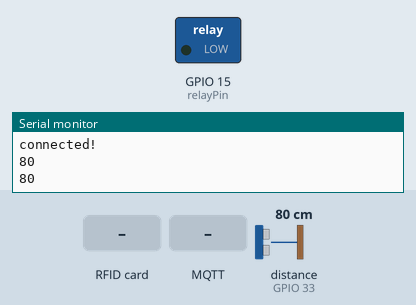
This sketch was run on a simulated ESP32. On the bench: switched loads named in the sketch (green lamp = pin HIGH), the last lines printed to the serial monitor. Inputs (shaded band) come from the test bench; at power-on: distance to the obstacle (sensor on GPIO 33) 80 cm. The echo pulse lasts 58.3 µs per cm; WiFi joins after 1.5 s; servers stay silent unless stated; no MQTT or app messages arrive unless stated.

Above: at 3.3 s.
3.4 s: RFID card 71 17 01 80 held to the reader
5.1 s: MQTT message "Access Granted" arrives on the first subscribed topic
8.1 s: RFID card 0A 19 86 19 held to the reader
9.7 s: MQTT message "1" arrives on the first subscribed topic
At 12.3 s:
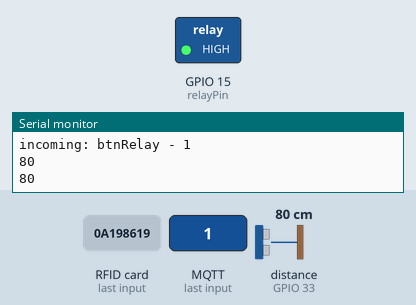
12.7 s: MQTT message "0" arrives on the first subscribed topic
At 13.3 s:
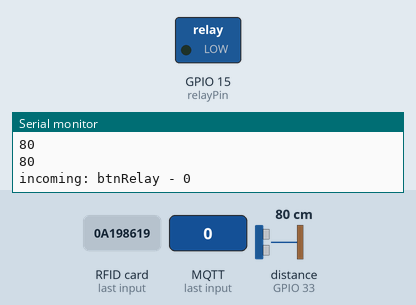
14.3 s: RFID card 5E 7A 19 C4 held to the reader
Timing chart, 0 to 16.9 s (numbered marks = the images above; inputs shaded):
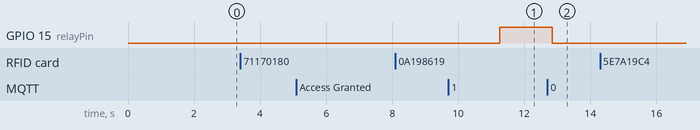

Measured:
- after the input at 9.7 s, GPIO 15 (relayPin): LOW → HIGH after 1.6 s
- after the input at 12.7 s, GPIO 15 (relayPin): HIGH → LOW after 0.15 s

The sketch:

Tugas_Akhir.ino
```cpp
#include <WiFi.h>
#include <MQTT.h>
#include <SPI.h>
#include <MFRC522.h>
#include <HCSR04.h>

#if !defined(CONFIG_BT_ENABLED) || !defined(CONFIG_BLUEDROID_ENABLED)
#error Bluetooth is not enabled! Please run `make menuconfig` to and enable it
#endif

UltraSonicDistanceSensor distanceSensor(32, 33); //initialisation class HCSR04 (trig pin , echo pin)

//Timer set
unsigned long previousMillis = 0;    // Stores last time temperature was published
const long interval = 5000;

const char ssid[] = "BERSINAR";
const char pass[] = "tanyajeki";

const int RST_PIN = 22;
const int SS_PIN = 21;
const int relayPin = 15;

String pesan = "Access Denied";
String kartu = "";

unsigned long now = millis();
unsigned long lastTrigger = 0;
boolean startTimer = false;

int oldDistance;
int newDistance;

int stateMotion = LOW;             // default tidak ada gerakan
int valMotion = 0;

MFRC522 mfrc522(SS_PIN, RST_PIN); // Create MFRC522 instance

WiFiClient net;
MQTTClient client;

void connect() {
  Serial.print("checking wifi...");
  while (WiFi.status() != WL_CONNECTED) {
    Serial.print(".");
    delay(1000);
  }

  Serial.print("\nconnecting...");
  while (!client.connect("Jolevin", "Jolevin01", "71170180")) { //client_id, username, password
    Serial.print(".");
    delay(1000);
  }

  Serial.println("\nconnected!");
}

void messageReceived(String &topic, String &payload) {
  Serial.println("incoming: " + topic + " - " + payload);
  if (kartu == "Access Granted") {
    if (topic == "btnRelay" && payload == "1") {
      client.publish("relay", "Terbuka");
      digitalWrite(relayPin, HIGH);
    }else if (topic == "sensor" && payload == "Jarak Benar") {
      client.publish("relay", "Terbuka");
      digitalWrite(relayPin, HIGH);
      delay(3000);
    } else {
      client.publish("relay", "Tertutup");
      digitalWrite(relayPin, LOW);
    }
  }
}

void setup() {
  Serial.begin(115200); // Initialize serial communications with the PC
  WiFi.begin(ssid, pass);

  pinMode(relayPin, OUTPUT);
  digitalWrite(relayPin, LOW);

  oldDistance = distanceSensor.measureDistanceCm();

  while (!Serial); // Do nothing if no serial port is opened (added for Arduinos based on ATMEGA32U4)
  SPI.begin(); // Init SPI bus
  mfrc522.PCD_Init(); // Init MFRC522
  mfrc522.PCD_DumpVersionToSerial(); // Show details of PCD - MFRC522 Card Reader details

  client.begin("broker.shiftr.io", net);
  client.onMessage(messageReceived);
  connect();
  client.subscribe("btnRelay");
  client.subscribe("sensor");
}

void loop() {
  client.loop();
  delay(500);

  if (!client.connected()) {
    connect();
  }

  newDistance = distanceSensor.measureDistanceCm();
  Serial.println(newDistance);
  if (newDistance != oldDistance && newDistance <= 50) {
    client.publish("sensor", "Jarak Benar");
    oldDistance = newDistance;
  } else {
    client.publish("sensor", "Jarak Salah");
    oldDistance = newDistance;
  }

  //RFID
  // Look for new cards
  if ( ! mfrc522.PICC_IsNewCardPresent()) {
    return;
  }

  // Select one of the cards
  if ( ! mfrc522.PICC_ReadCardSerial()) {
    return;
  }

  // Dump debug info about the card; PICC_HaltA() is automatically called
  //mfrc522.PICC_DumpToSerial(&(mfrc522.uid));

  String uid;
  String temp;
  for (int i = 0; i < 4; i++) {
    if (mfrc522.uid.uidByte[i] < 0x10) {
      temp = "0" + String(mfrc522.uid.uidByte[i], HEX);
    }
    else temp = String(mfrc522.uid.uidByte[i], HEX);

    if (i == 3) {
      uid =  uid + temp;
    }
    else uid =  uid + temp + " ";
  }
  Serial.println("UID " + uid);
  String grantedAccess = "0a 19 86 19"; //Akses RFID yang ditunjuk
  grantedAccess.toLowerCase();

  //Pengiriman data RFID via Bluetooth
  if (uid == grantedAccess) {
    Serial.println("Access Granted");
    client.publish("rfid", "Access Granted");
    kartu = "Access Granted";
  }
  else {
    Serial.println("Access Denied");
    client.publish("rfid", "Access Denied");
  }
  Serial.println("\n");
  mfrc522.PICC_HaltA();
  delay(3000);
}
```
